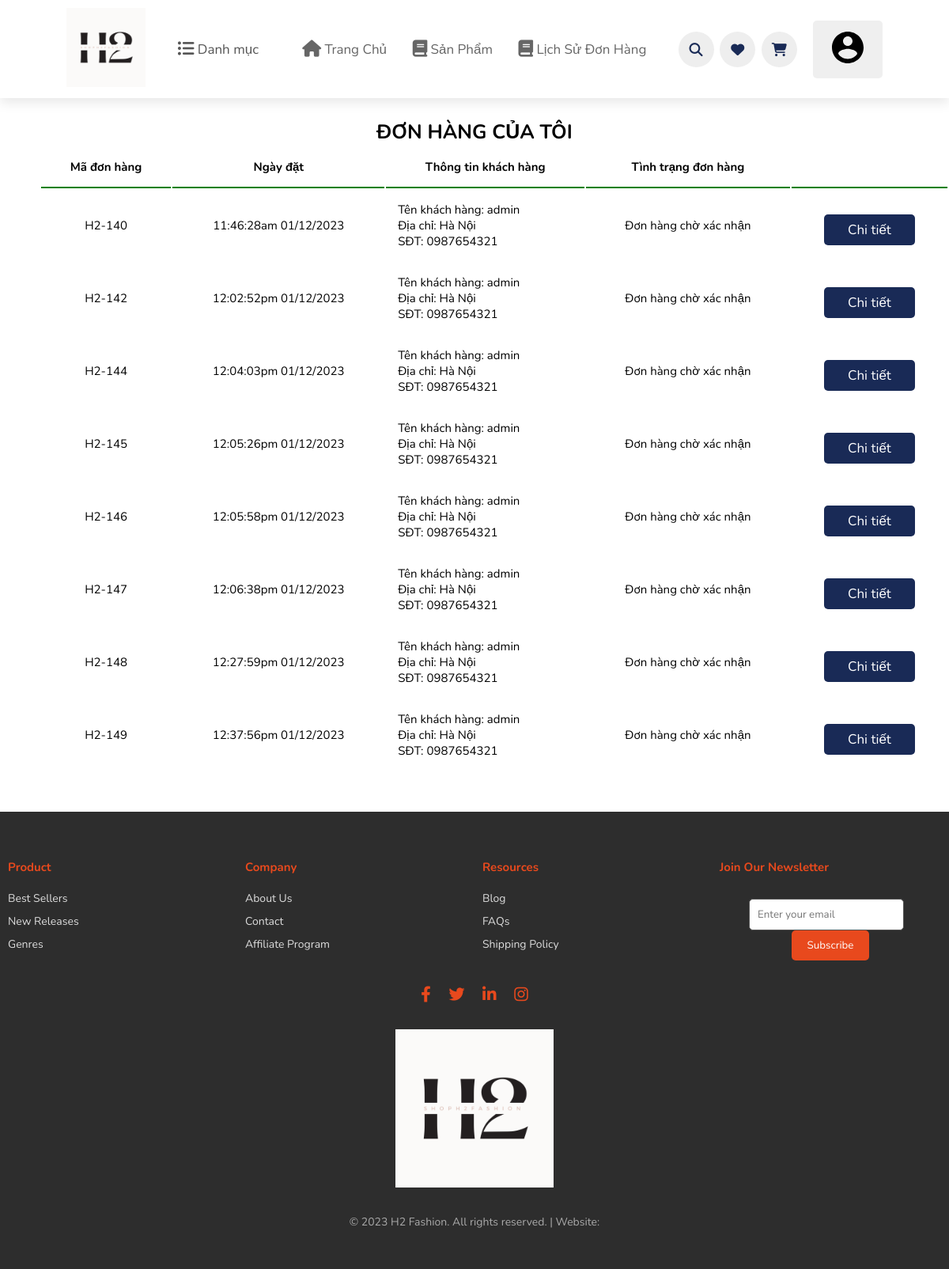
/index.php?act=mybill (signed in), run on the app's committed database.
### tables this page shows
CREATE TABLE `bill` (
  `bill_id` int(11) NOT NULL,
  `bill_name` varchar(255) NOT NULL,
  `bill_sp_name` varchar(255) NOT NULL,
  `bill_diachi` varchar(255) NOT NULL,
  `bill_tel` varchar(10) NOT NULL,
  `bill_email` varchar(255) NOT NULL,
  `bill_pttt` tinyint(1) NOT NULL DEFAULT 1,
  `bill_ngaydat` varchar(50) NOT NULL,
  `bill_tongtien` int(10) NOT NULL,
  `bill_trangthai` int(11) NOT NULL DEFAULT 0 COMMENT '0-chờ xác nhận; 1-đã xác nhận; 2-đang giao; 3-giao thành công, 4-đã hủy',
  `tk_id` int(11) NOT NULL,
  `cart_id` int(11) NOT NULL
);

### model/pdo.php (called while the page is built, shortened)
<?php
function pdo_get_connection(){
    $dburl = "mysql:host=localhost;dbname=duan_1;charset=utf8";
    $username = 'root';
    $password = '';
    $conn = new PDO($dburl, $username, $password);
    $conn->setAttribute(PDO::ATTR_ERRMODE, PDO::ERRMODE_EXCEPTION);
    return $conn;
}
function pdo_query($sql){
    $sql_args = array_slice(func_get_args(), 1);
    try{
        $conn = pdo_get_connection();
        $stmt = $conn->prepare($sql);
        $stmt->execute($sql_args);
        $rows = $stmt->fetchAll();
        return $rows;
    }
    catch(PDOException $e){
        throw $e;
    }
    finally{
        unset($conn);
    }
}

### model/cart.php (called while the page is built, shortened)
<?php
function loadall_bill($iduser)
{
  $sql = "select * from bill where 1";
  if ($iduser > 0) {
    $sql .= " and tk_id=".$iduser['tk_id'];
  } else {
    $sql .= "";
  }
  $result = pdo_query($sql);
  return $result;
}
function trangthai($trangthai)
{
  switch ($trangthai) {
    case '0':
      $m_tt = "Đơn hàng chờ xác nhận";
      break;
  }
  return $m_tt;
}
?>

### view/cart/mybill.php (the view, shortened to what this page needs)
  <h1>ĐƠN HÀNG CỦA TÔI</h1>
<div class="row frm_dm frmlist_pro">
  <table class="table ">
        <tr>
            <th class="text-center">Mã đơn hàng</th>
            <th class="text-center">Ngày đặt</th>
            <th>Thông tin khách hàng</th>
            <th class="text-center">Tình trạng đơn hàng</th>
            <th></th>
        </tr>
        <?php
        foreach ($listbill as $value) :
            extract($value);
            $ctdh='index.php?act=ls_bill&id='.$bill_id;
            $trangthai=trangthai($bill_trangthai);
        ?>
        <tr>
            <td class="text-center">H2-<?=$bill_id?></td>
            <td class="text-center"><?=($bill_ngaydat);?></td>
            <td style="text-align: left">
              Tên khách hàng: <?=$bill_name?> <br>
              Địa chỉ: <?=$bill_diachi?> <br>
              SĐT: <?=$bill_tel?> <br>
            </td>
            <td class="text-center"><?=$trangthai?></td>
            <td><a href="<?=$ctdh?>" class="btn2 btn-success">Chi tiết</a></td>
        </tr>
        <?php endforeach;?>
  </table>
</div>

### view/css/style2.css (style rules this page uses)
:root { --green: #27ae60; --blaack: #192a56; --line-color: #666; --box-shadow: 0 .5rem 1.5rem rgb(0, 0, 0, .1); }
* { font-family: 'Nunito', sans-serif; margin: 0; padding: 0; box-sizing: border-box; text-decoration: none; outline: none; border: none; transition: all .2s linear; }
html { font-size: 62.5%; overflow-x: hidden; scroll-padding-top: 5.5rem; scroll-behavior: smooth; }
.btn2 { width:auto; margin-top: 1rem; display: inline-block; font-size: 1.7rem; color: #fff; background-color: var(--blaack); border-radius: .5rem; cursor: pointer; padding: .8rem 3rem; }
.table { width: 100%; padding-left: 50px; font-size: 15px; }

### view/cart/mybill.php (style rules this page uses)
h1 { text-align: center; font-weight: bold; font-size: 25px; }
.frm_dm table { width: 100%; }
.frm_dm table tr th,td { padding: 15px; text-align: center; }
.frm_dm table th { border-bottom: 2px solid green; }

### data on the page
bill: bill_id "140", bill_ngaydat "11:46:28am 01/12/2023", bill_name "admin", bill_diachi "Hà Nội", bill_tel "0987654321", bill_trangthai "Đơn hàng chờ xác nhận"
bill: bill_id "142", bill_ngaydat "12:02:52pm 01/12/2023", bill_name "admin", bill_diachi "Hà Nội", bill_tel "0987654321", bill_trangthai "Đơn hàng chờ xác nhận"
bill: bill_id "144", bill_ngaydat "12:04:03pm 01/12/2023", bill_name "admin", bill_diachi "Hà Nội", bill_tel "0987654321", bill_trangthai "Đơn hàng chờ xác nhận"
bill: bill_id "145", bill_ngaydat "12:05:26pm 01/12/2023", bill_name "admin", bill_diachi "Hà Nội", bill_tel "0987654321", bill_trangthai "Đơn hàng chờ xác nhận"
bill: bill_id "146", bill_ngaydat "12:05:58pm 01/12/2023", bill_name "admin", bill_diachi "Hà Nội", bill_tel "0987654321", bill_trangthai "Đơn hàng chờ xác nhận"
bill: bill_id "147", bill_ngaydat "12:06:38pm 01/12/2023", bill_name "admin", bill_diachi "Hà Nội", bill_tel "0987654321", bill_trangthai "Đơn hàng chờ xác nhận"
bill: bill_id "148", bill_ngaydat "12:27:59pm 01/12/2023", bill_name "admin", bill_diachi "Hà Nội", bill_tel "0987654321", bill_trangthai "Đơn hàng chờ xác nhận"
bill: bill_id "149", bill_ngaydat "12:37:56pm 01/12/2023", bill_name "admin", bill_diachi "Hà Nội", bill_tel "0987654321", bill_trangthai "Đơn hàng chờ xác nhận"
